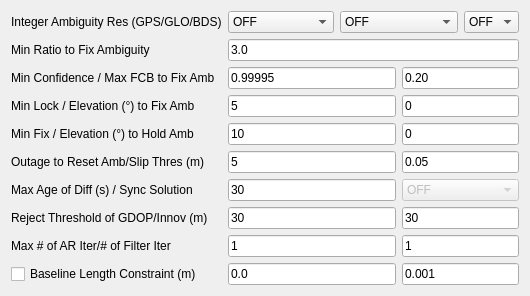
     <widget class="QWidget" name="TabSheet2">
      <property name="toolTip">
       <string/>
      </property>
      <attribute name="title">
       <string>Setting&amp;2</string>
      </attribute>
      <layout class="QGridLayout" name="gridLayout_2">
       <item row="0" column="0">
        <widget class="QLabel" name="Label25">
         <property name="enabled">
          <bool>true</bool>
         </property>
         <property name="toolTip">
          <string/>
         </property>
         <property name="text">
          <string>Integer Ambiguity Res (GPS/GLO/BDS)</string>
         </property>
        </widget>
       </item>
       <item row="0" column="1">
        <widget class="QComboBox" name="AmbRes">
         <property name="enabled">
          <bool>true</bool>
         </property>
         <property name="toolTip">
          <string/>
         </property>
         <item>
          <property name="text">
           <string>OFF</string>
          </property>
         </item>
         <item>
          <property name="text">
           <string>Continuous</string>
          </property>
         </item>
         <item>
          <property name="text">
           <string>Instantaneous</string>
          </property>
         </item>
         <item>
          <property name="text">
           <string>Fix and Hold</string>
          </property>
         </item>
         <item>
          <property name="text">
           <string>PPP-AR</string>
          </property>
         </item>
        </widget>
       </item>
       <item row="0" column="2" colspan="2">
        <widget class="QComboBox" name="GloAmbRes">
         <property name="enabled">
          <bool>true</bool>
         </property>
         <property name="toolTip">
          <string/>
         </property>
         <item>
          <property name="text">
           <string>OFF</string>
          </property>
         </item>
         <item>
          <property name="text">
           <string>ON</string>
          </property>
         </item>
         <item>
          <property name="text">
           <string>Auto Calibration</string>
          </property>
         </item>
        </widget>
       </item>
       <item row="0" column="4">
        <widget class="QComboBox" name="BdsAmbRes">
         <property name="enabled">
          <bool>true</bool>
         </property>
         <property name="toolTip">
          <string/>
         </property>
         <item>
          <property name="text">
           <string>OFF</string>
          </property>
         </item>
         <item>
          <property name="text">
           <string>ON</string>
          </property>
         </item>
        </widget>
       </item>
       <item row="1" column="0">
        <widget class="QLabel" name="LabelRatio">
         <property name="enabled">
          <bool>true</bool>
         </property>
         <property name="toolTip">
          <string/>
         </property>
         <property name="text">
          <string>Min Ratio to Fix Ambiguity</string>
         </property>
        </widget>
       </item>
       <item row="1" column="1" colspan="4">
        <widget class="QLineEdit" name="ValidThresAR">
         <property name="enabled">
          <bool>true</bool>
         </property>
         <property name="toolTip">
          <string/>
         </property>
         <property name="text">
          <string>3.0</string>
         </property>
        </widget>
       </item>
       <item row="2" column="0">
        <widget class="QLabel" name="LabelConf">
         <property name="enabled">
          <bool>true</bool>
         </property>
         <property name="toolTip">
          <string/>
         </property>
         <property name="text">
          <string>Min Confidence / Max FCB to Fix Amb</string>
         </property>
        </widget>
       </item>
       <item row="2" column="1" colspan="2">
        <widget class="QLineEdit" name="ThresAR2">
         <property name="enabled">
          <bool>true</bool>
         </property>
         <property name="toolTip">
          <string/>
         </property>
         <property name="text">
          <string>0.99995</string>
         </property>
        </widget>
       </item>
       <item row="2" column="3" colspan="2">
        <widget class="QLineEdit" name="ThresAR3">
         <property name="enabled">
          <bool>true</bool>
         </property>
         <property name="toolTip">
          <string/>
         </property>
         <property name="text">
          <string>0.20</string>
         </property>
        </widget>
       </item>
       <item row="3" column="0">
        <widget class="QLabel" name="Label13">
         <property name="enabled">
          <bool>true</bool>
         </property>
         <property name="toolTip">
          <string/>
         </property>
         <property name="text">
          <string>Min Lock / Elevation (°) to Fix Amb</string>
         </property>
        </widget>
       </item>
       <item row="3" column="1" colspan="2">
        <widget class="QLineEdit" name="LockCntFixAmb">
         <property name="enabled">
          <bool>true</bool>
         </property>
         <property name="toolTip">
          <string/>
         </property>
         <property name="text">
          <string>5</string>
         </property>
        </widget>
       </item>
       <item row="3" column="3" colspan="2">
        <widget class="QLineEdit" name="ElMaskAR">
         <property name="enabled">
          <bool>true</bool>
         </property>
         <property name="toolTip">
          <string/>
         </property>
         <property name="text">
          <string>0</string>
         </property>
        </widget>
       </item>
       <item row="4" column="0">
        <widget class="QLabel" name="LabelHold">
         <property name="enabled">
          <bool>true</bool>
         </property>
         <property name="toolTip">
          <string/>
         </property>
         <property name="text">
          <string>Min Fix / Elevation (°) to Hold Amb</string>
         </property>
        </widget>
       </item>
       <item row="4" column="1" colspan="2">
        <widget class="QLineEdit" name="FixCntHoldAmb">
         <property name="enabled">
          <bool>true</bool>
         </property>
         <property name="toolTip">
          <string/>
         </property>
         <property name="text">
          <string>10</string>
         </property>
        </widget>
       </item>
       <item row="4" column="3" colspan="2">
        <widget class="QLineEdit" name="ElMaskHold">
         <property name="enabled">
          <bool>true</bool>
         </property>
         <property name="toolTip">
          <string/>
         </property>
         <property name="text">
          <string>0</string>
         </property>
        </widget>
       </item>
       <item row="5" column="0">
        <widget class="QLabel" name="Label22">
         <property name="enabled">
          <bool>true</bool>
         </property>
         <property name="toolTip">
          <string/>
         </property>
         <property name="text">
          <string>Outage to Reset Amb/Slip Thres (m)</string>
         </property>
        </widget>
       </item>
       <item row="5" column="1" colspan="2">
        <widget class="QLineEdit" name="OutCntResetAmb">
         <property name="enabled">
          <bool>true</bool>
         </property>
         <property name="toolTip">
          <string/>
         </property>
         <property name="text">
          <string>5</string>
         </property>
        </widget>
       </item>
       <item row="5" column="3" colspan="2">
        <widget class="QLineEdit" name="SlipThres">
         <property name="enabled">
          <bool>true</bool>
         </property>
         <property name="toolTip">
          <string/>
         </property>
         <property name="text">
          <string>0.05</string>
         </property>
        </widget>
       </item>
       <item row="6" column="0">
        <widget class="QLabel" name="Label14">
         <property name="enabled">
          <bool>true</bool>
         </property>
         <property name="toolTip">
          <string/>
         </property>
         <property name="text">
          <string>Max Age of Diff (s) / Sync Solution</string>
         </property>
        </widget>
       </item>
       <item row="6" column="1" colspan="2">
        <widget class="QLineEdit" name="MaxAgeDiff">
         <property name="enabled">
          <bool>true</bool>
         </property>
         <property name="toolTip">
          <string/>
         </property>
         <property name="text">
          <string>30</string>
         </property>
        </widget>
       </item>
       <item row="6" column="3" colspan="2">
        <widget class="QComboBox" name="SyncSol">
         <property name="enabled">
          <bool>false</bool>
         </property>
         <property name="toolTip">
          <string/>
         </property>
         <item>
          <property name="text">
           <string>OFF</string>
          </property>
         </item>
         <item>
          <property name="text">
           <string>ON</string>
          </property>
         </item>
         <item>
          <property name="text">
           <string>Auto Calibration</string>
          </property>
         </item>
        </widget>
       </item>
       <item row="7" column="0">
        <widget class="QLabel" name="Label11">
         <property name="enabled">
          <bool>true</bool>
         </property>
         <property name="toolTip">
          <string/>
         </property>
         <property name="text">
          <string>Reject Threshold of GDOP/Innov (m)</string>
         </property>
        </widget>
       </item>
       <item row="7" column="1" colspan="2">
        <widget class="QLineEdit" name="RejectGdop">
         <property name="enabled">
          <bool>true</bool>
         </property>
         <property name="toolTip">
          <string/>
         </property>
         <property name="text">
          <string>30</string>
         </property>
        </widget>
       </item>
       <item row="7" column="3" colspan="2">
        <widget class="QLineEdit" name="RejectThres">
         <property name="enabled">
          <bool>true</bool>
         </property>
         <property name="toolTip">
          <string/>
         </property>
         <property name="text">
          <string>30</string>
         </property>
        </widget>
       </item>
       <item row="8" column="0">
        <widget class="QLabel" name="Label37">
         <property name="enabled">
          <bool>true</bool>
         </property>
         <property name="toolTip">
          <string/>
         </property>
         <property name="text">
          <string>Max # of AR Iter/# of Filter Iter</string>
         </property>
        </widget>
       </item>
       <item row="8" column="1" colspan="2">
        <widget class="QLineEdit" name="ARIter">
         <property name="enabled">
          <bool>true</bool>
         </property>
         <property name="toolTip">
          <string/>
         </property>
         <property name="text">
          <string>1</string>
         </property>
        </widget>
       </item>
       <item row="8" column="3" colspan="2">
        <widget class="QLineEdit" name="NumIter">
         <property name="enabled">
          <bool>true</bool>
         </property>
         <property name="toolTip">
          <string/>
         </property>
         <property name="text">
          <string>1</string>
         </property>
        </widget>
       </item>
       <item row="9" column="0">
        <widget class="QCheckBox" name="BaselineConst">
         <property name="toolTip">
          <string/>
         </property>
         <property name="text">
          <string>Baseline Length Constraint (m)</string>
         </property>
         <property name="checked">
          <bool>false</bool>
         </property>
        </widget>
       </item>
       <item row="9" column="1" colspan="2">
        <widget class="QLineEdit" name="BaselineLen">
         <property name="enabled">
          <bool>true</bool>
         </property>
         <property name="toolTip">
          <string/>
         </property>
         <property name="text">
          <string>0.0</string>
         </property>
        </widget>
       </item>
       <item row="9" column="3" colspan="2">
        <widget class="QLineEdit" name="BaselineSig">
         <property name="enabled">
          <bool>true</bool>
         </property>
         <property name="toolTip">
          <string/>
         </property>
         <property name="text">
          <string>0.001</string>
         </property>
        </widget>
       </item>
      </layout>
     </widget>
